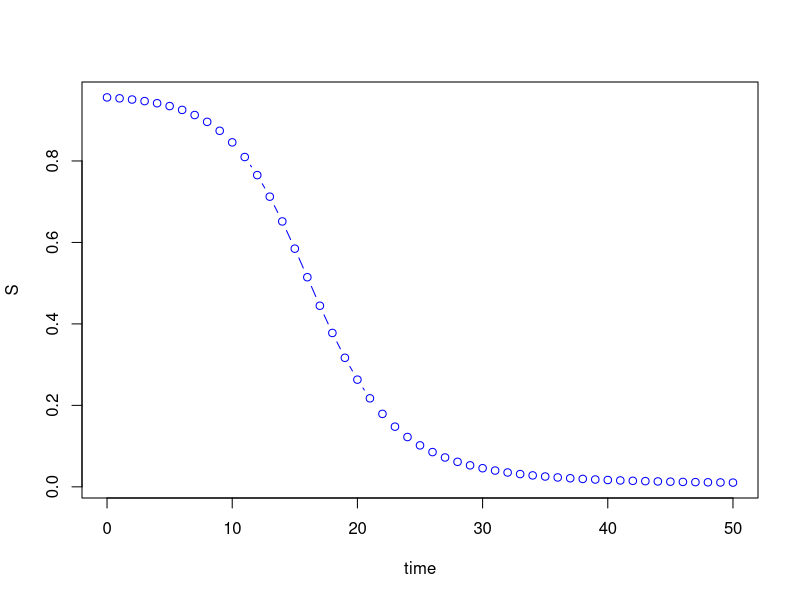
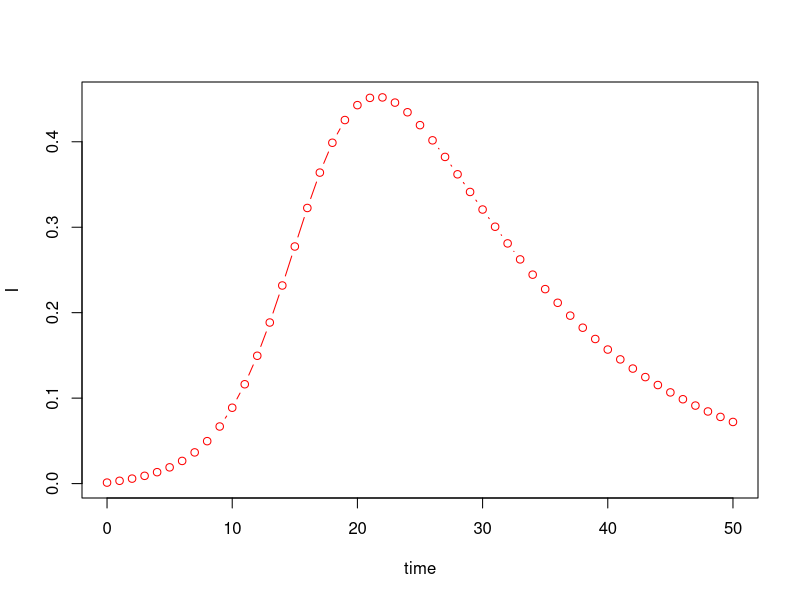
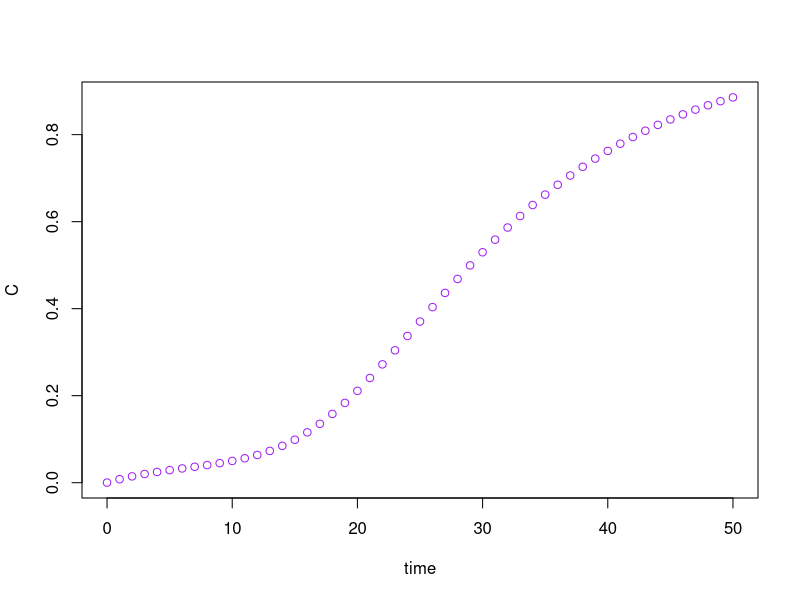
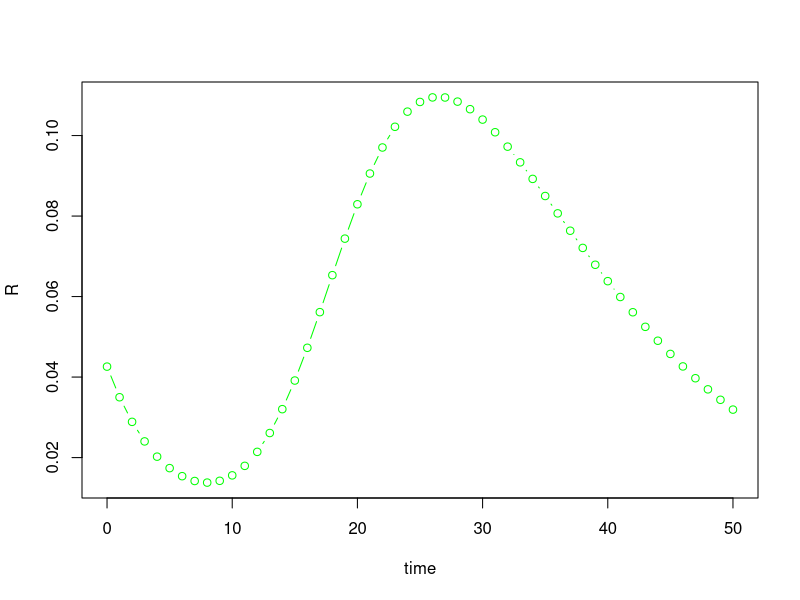
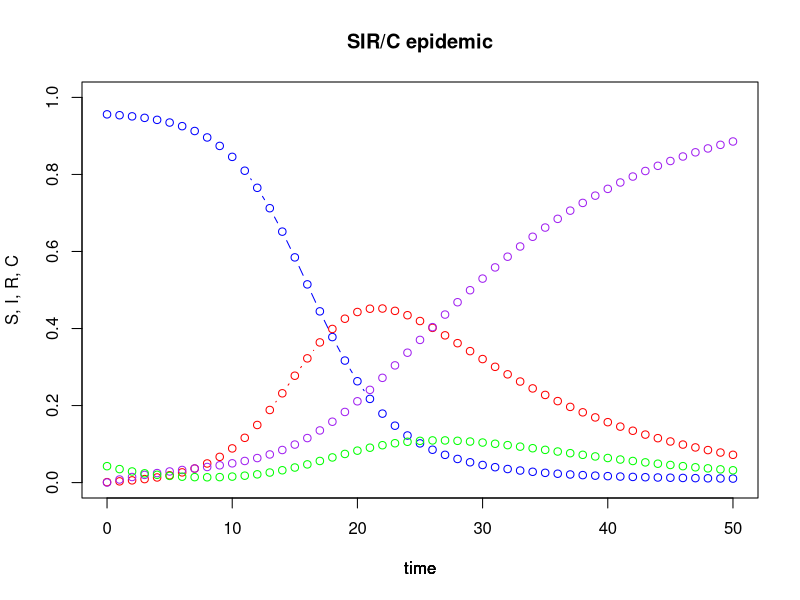

Generate these figures, in order, with R:
remove (list = objects() )
library (deSolve)

sirc_model = function (current_timepoint, state_values, parameters)
{
  # create state variables (local variables)
  S = state_values [1] # susceptibles
  I = state_values [2] # infectious
  R = state_values [3] # recovered
  C = state_values [4] # carriers
  
  with (
    as.list (parameters), # variable names within parameters can be used
    {
      # compute derivatives
      dS = (-beta * S * I) - (epsilon * beta * S * C)
      dI = (beta * S * I) + (epsilon * beta * S * C) - (gamma * I)
      dR = (1 - rho) * (gamma * I) + (tau * C)
      dC = (rho * gamma * I) - (tau * C)
      
      # combine results
      results = c (dS, dI, dR, dC)
      list (results)
    }
  )
}

contact_rate = 6  # number of contacts per day
transmission_probability = 0.07 # transmission probability
infectious_period = 12  # infectious period
reduced_transmission_rate = 0.09  # chronic carriers compared to acute infections
acute_infections_proportion = 0.67  # acute infections that become carriers
length_of_time_in_carrier_state = 5 # length of time in carrier state

beta_value = contact_rate * transmission_probability
gamma_value = 1 / infectious_period
epsilon_value = 0.09
tau_value = 1 / length_of_time_in_carrier_state
rho_value = 0.67

Ro = beta_value / gamma_value

parameter_list = c (beta = beta_value, gamma = gamma_value, epsilon = epsilon_value, tau = tau_value, rho = rho_value)

V = 4 # carrier hosts
X = 17280 # susceptible hosts
Y = 21 # infectious hosts
Z = 770  # recovered hosts

N = V + X + Y + Z

initial_values = c (S = X/N, I = Y/N, C = V/N, R = Z/N)

timepoints = seq (0, 50, by=1)

output = ode(initial_values, timepoints, sirc_model, parameter_list)


plot (S ~ time, data = output, type='b', col = 'blue')

plot (I ~ time, data = output, type='b', col = 'red')

plot (C ~ time, data = output, type='b', col = 'purple')

plot (R ~ time, data = output, type='b', col = 'green')

# susceptible hosts over time
plot (S ~ time, data = output, type='b', ylim = c(0,1), col = 'blue', ylab = 'S, I, R, C', main = 'SIR/C epidemic')

# remain on same frame
par (new = TRUE)

# infectious hosts over time
plot (I ~ time, data = output, type='b', ylim = c(0,1), col = 'red', ylab = '', axes = FALSE)

# remain on same frame
par (new = TRUE)

# carrier hosts over time
plot (C ~ time, data = output, type='b', ylim = c(0,1), col = 'purple', ylab = '', axes = FALSE)

# remain on same frame
par (new = TRUE)

# recovered hosts over time
plot (R ~ time, data = output, type='b', ylim = c(0,1), col = 'green', ylab = '', axes = FALSE)
